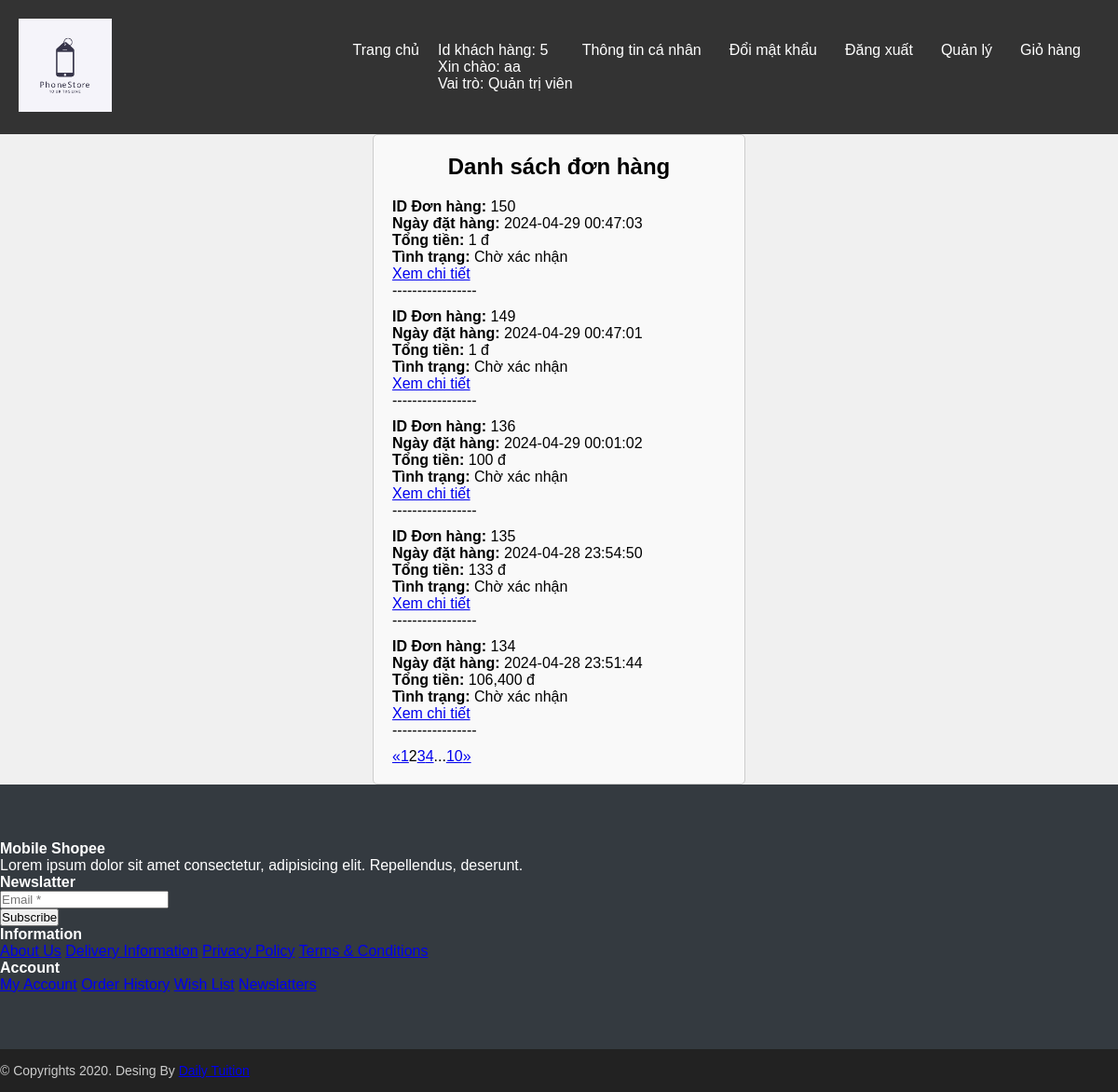
The page /user/index.php?ctrl=customerUserController&action=viewOrderList&id=5&page=2 (signed in) on the database its author committed.
### tables this page shows
CREATE TABLE `don_dat_hang` (
  `id` int(11) NOT NULL,
  `id_khach_hang` int(11) DEFAULT NULL,
  `ngay` datetime DEFAULT NULL,
  `tong_tien` decimal(10,3) DEFAULT NULL,
  `ghi_chu` text DEFAULT NULL,
  `tinh_trang` varchar(224) DEFAULT NULL
);

### lib/database.php (called while the page is built, shortened)
<?php
class Database
{
    private $host = "localhost";
    private $username = "root";
    private $password = "";
    private $database = "phonestore";
    private $conn;
    public function __construct()
    {
        $this->conn = $this->connectDB();
    }
    private function connectDB()
    {
        $conn = mysqli_connect($this->host, $this->username, $this->password, $this->database);
        return $conn;
    }
    public function select($query)
    {
        $result = mysqli_query($this->conn, $query);
        if ($result) {
            $data = mysqli_fetch_all($result, MYSQLI_ASSOC);
            return $data;
        } else {
            die(mysqli_error($this->conn));
        }
    }
}

### user/model/customerUserModel.php (called while the page is built, shortened)
<?php
class customerUserModel
{
    private $db;
    public function __construct()
    {
        $this->db = new Database();
    }
    public function getCustomerByIdNguoiDung()
    {
        $id_nguoi_dung = Session::getSessionValue('login_id');
        $sql = "SELECT * FROM khach_hang WHERE id_nguoi_dung = $id_nguoi_dung";
        $result = $this->db->select($sql);
        return $result;
    }
    public function getOrdersByCustomerId($customerId)
    {
        $sql = "SELECT * FROM don_dat_hang WHERE id_khach_hang = $customerId";
        $result = $this->db->select($sql);
        return $result;
    }
    public function getTotalOrdersByCustomerId($customerId)
    {
        $sql = "SELECT COUNT(*) as total FROM don_dat_hang WHERE id_khach_hang = $customerId";
        $result = $this->db->select($sql);
        return $result[0]['total'];
    }
    public function getOrdersByCustomerIdPage($customerId, $limit, $offset)
    {
        $sql = "SELECT * FROM don_dat_hang
        WHERE id_khach_hang = $customerId
        Order by id desc
        LIMIT $limit OFFSET $offset";
        $result = $this->db->select($sql);
        return $result;
    }
}

### user/view/orderList.php (the view, shortened to what this page needs)
<!DOCTYPE html>
<html lang="vi">
<head>
</head>
<body>
    <div class="customer-info">
        <h2>Danh sách đơn hàng</h2>
        <?php
        if (!empty($orders)) {
            echo '<ul>';
            foreach ($orders as $order) {
                echo '<li>';
                echo '<label>ID Đơn hàng:</label> ' . $order['id'] . '<br>';
                echo '<label>Ngày đặt hàng:</label> ' . $order['ngay'] . '<br>';
                echo '<label>Tổng tiền:</label> ' . number_format($order['tong_tien']) . ' đ<br>';
                echo '<label>Tình trạng:</label> ' . $order['tinh_trang'] . '<br>';
                echo '<a href="index.php?ctrl=customerUserController&action=viewOrderDetail&id=' . $order['id'] . '">Xem chi tiết</a><br>';
                echo '-----------------';
                echo '</li>';
            }
            echo '</ul>';
        } else {
            echo '<p>Không có đơn hàng nào được tìm thấy cho khách hàng này.</p>';
        }
        ?>
        <div class="paginationOrderList">
            <?php
            $totalPages = ceil($total_orders / $item_per_page);
            $num_links_side = 2;
            if ($current_page > 1) {
                echo '<a href="index.php?ctrl=customerUserController&action=viewOrderList&id=' . $customerId  . '&page=' . ($current_page - 1) . '">&laquo;</a>';
            }
            for ($i = 1; $i <= $totalPages; $i++) {
                if ($i == $current_page) {
                    echo '<span>' . $i . '</span>';
                } else {
                    if ($i >= $current_page - $num_links_side && $i <= $current_page + $num_links_side) {
                        echo '<a href="index.php?ctrl=customerUserController&action=viewOrderList&id=' . $customerId  . '&page=' . $i . '">' . $i . '</a>';
                    } else if ($i == 1 || $i == $totalPages) {
                        echo '<a href="index.php?ctrl=customerUserController&action=viewOrderList&id=' . $customerId  . '&page=' . $i . '">' . $i . '</a>';
                    } else if ($i == $current_page - $num_links_side - 1 || $i == $current_page + $num_links_side + 1) {
                        echo '<span>...</span>';
                    }
                }
            }
            if ($current_page < $totalPages) {
                echo '<a href="index.php?ctrl=customerUserController&action=viewOrderList&id=' . $customerId  . '&page=' . ($current_page + 1) . '">&raquo;</a>';
            }
            ?>
        </div>
    </div>
</body>
</html>

### user/style/homeStyle.css (style rules this page uses)
* { margin: 0; padding: 0; box-sizing: border-box; }
body { font-family: Arial, sans-serif; background-color: #f0f0f0; }

### user/view/orderList.php (style rules this page uses)
.customer-info { width: 400px; margin: 0 auto; padding: 20px; border: 1px solid #ccc; border-radius: 5px; background-color: #f9f9f9; }
.customer-info h2 { text-align: center; margin-bottom: 20px; }
.customer-info ul { list-style-type: none; padding: 0; }
.customer-info li { margin-bottom: 10px; }
.customer-info label { font-weight: bold; }

### rows shown on the page
don_dat_hang: id "150", ngay "2024-04-29 00:47:03", tong_tien "1", tinh_trang "Chờ xác nhận"
don_dat_hang: id "149", ngay "2024-04-29 00:47:01", tong_tien "1", tinh_trang "Chờ xác nhận"
don_dat_hang: id "136", ngay "2024-04-29 00:01:02", tong_tien "100", tinh_trang "Chờ xác nhận"
don_dat_hang: id "135", ngay "2024-04-28 23:54:50", tong_tien "133", tinh_trang "Chờ xác nhận"
don_dat_hang: id "134", ngay "2024-04-28 23:51:44", tong_tien "106,400", tinh_trang "Chờ xác nhận"

### other values the page prints
$id_khach_hang "5"
$ten_dang_nhap "aa"
$vai_tro "Quản trị viên"
